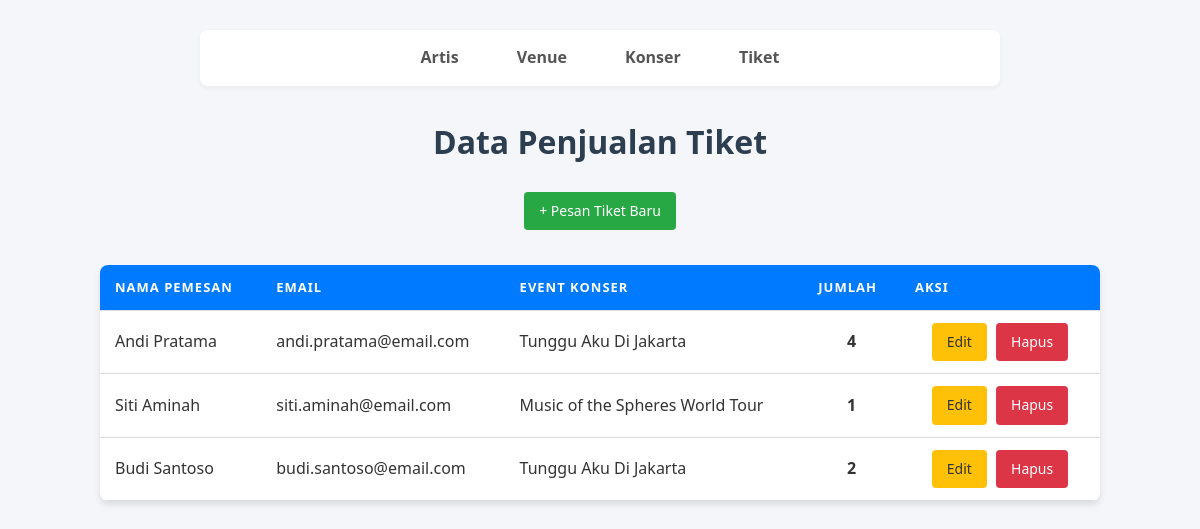
The page /index.php?page=tiket on the database its author committed.
### tables this page shows
CREATE TABLE tiket (
    id_tiket INT AUTO_INCREMENT PRIMARY KEY,
    nama_pemesan VARCHAR(100) NOT NULL,
    email VARCHAR(100) NOT NULL,
    jumlah_tiket INT NOT NULL,
    id_konser INT,
    FOREIGN KEY (id_konser) REFERENCES konser(id_konser) ON DELETE CASCADE
);

CREATE TABLE konser (
    id_konser INT AUTO_INCREMENT PRIMARY KEY,
    nama_event VARCHAR(100) NOT NULL,
    tanggal DATE NOT NULL,
    harga_tiket DECIMAL(10,2) NOT NULL,
    id_artis INT,
    id_venue INT,
    FOREIGN KEY (id_artis) REFERENCES artis(id_artis) ON DELETE CASCADE,
    FOREIGN KEY (id_venue) REFERENCES venue(id_venue) ON DELETE CASCADE
);

### viewmodels/TiketViewModel.php (called while the page is built, shortened)
<?php
require_once 'models/Tiket.php';
require_once 'config/Database.php';
class TiketViewModel {
    private $model;
    public function __construct() {
        $database = new Database();
        $this->db = $database->getConnection();
        $this->model = new Tiket($this->db);
    }
    public function showAllTiket() {
        $stmt = $this->model->read();
        return $stmt->fetchAll(PDO::FETCH_ASSOC);
    }
}
?>

### config/Database.php (called while the page is built, shortened)
<?php
class Database {
    private $host = "localhost";
    private $db_name = "concert_db";
    private $username = "root";
    private $password = "";
    public function getConnection() {
        $this->conn = null;
        try {
            $this->conn = new PDO("mysql:host=" . $this->host . ";dbname=" . $this->db_name, $this->username, $this->password);
            $this->conn->exec("set names utf8");
        } catch(PDOException $exception) {
            echo "Connection error: " . $exception->getMessage();
        }
        return $this->conn;
    }
}
?>

### models/Tiket.php (called while the page is built, shortened)
<?php
class Tiket {
    private $conn;
    private $table_name = "tiket";
    public function __construct($db) { $this->conn = $db; }
    public function read() {
        $query = "SELECT t.*, k.nama_event
                  FROM " . $this->table_name . " t
                  JOIN konser k ON t.id_konser = k.id_konser
                  ORDER BY t.id_tiket DESC";
        $stmt = $this->conn->prepare($query);
        $stmt->execute();
        return $stmt;
    }
}
?>

### views/tiket_list.php (the view, shortened to what this page needs)
<!DOCTYPE html>
<html>
<head>
    <link rel="stylesheet" href="css/style.css?v=4">
</head>
<body>
    <div class="nav">
        <a href="index.php?page=artis">Artis</a>
        <a href="index.php?page=venue">Venue</a>
        <a href="index.php?page=konser">Konser</a>
        <a href="index.php?page=tiket">Tiket</a>
    </div>
    <h1>Data Penjualan Tiket</h1>
    <div style="text-align:center; margin: 20px 0;">
        <a href="index.php?page=tiket&action=add" class="btn btn-add">
            + Pesan Tiket Baru
        </a>
    </div>
    <table>
        <thead>
            <tr>
                <th>Nama Pemesan</th>
                <th>Email</th>
                <th>Event Konser</th>
                <th>Jumlah</th>
                <th width="200">Aksi</th>
            </tr>
        </thead>
        <tbody>
            <?php foreach ($tiket_data as $row): ?>
            <tr>
                <td><?= $row['nama_pemesan'] ?></td>
                <td><?= $row['email'] ?></td>
                <td><?= $row['nama_event'] ?></td>
                <td style="text-align:center; font-weight:bold;"><?= $row['jumlah_tiket'] ?></td>
                <td style="text-align:center; white-space: nowrap;">
                    <a href="index.php?page=tiket&action=edit&id=<?= $row['id_tiket'] ?>" class="btn btn-edit">Edit</a>
                    <a href="index.php?page=tiket&action=delete&id=<?= $row['id_tiket'] ?>" class="btn btn-delete" onclick="return confirm('Batalkan pesanan ini?')">Hapus</a>
                </td>
            </tr>
            <?php endforeach; ?>
        </tbody>
    </table>
</body>
</html>

### css/style.css (style rules this page uses)
* { margin: 0; padding: 0; box-sizing: border-box; }
body { font-family: 'Segoe UI', Tahoma, Geneva, Verdana, sans-serif; background-color: #f4f6f9; color: #333; padding: 30px; line-height: 1.6; }
h1, h2 { text-align: center; color: #2c3e50; margin-bottom: 25px; }
.nav { background-color: #ffffff; padding: 15px; border-radius: 8px; box-shadow: 0 2px 5px rgba(0,0,0,0.05); text-align: center; margin-bottom: 30px; max-width: 800px; margin-left: auto; margin-right: auto; }
.nav a { text-decoration: none; color: #555; font-weight: 600; margin: 0 15px; padding: 8px 12px; transition: 0.3s; border-radius: 4px; }
.btn { display: inline-block; padding: 8px 15px; text-decoration: none; color: white; border-radius: 4px; font-size: 14px; border: none; cursor: pointer; transition: 0.2s; }
.btn-add { background-color: #28a745; margin-bottom: 15px; }
.btn-edit { background-color: #ffc107; color: #333; margin-right: 5px; }
.btn-delete { background-color: #dc3545; }
table { width: 100%; max-width: 1000px; margin: 0 auto; background-color: #ffffff; border-collapse: collapse; box-shadow: 0 4px 6px rgba(0,0,0,0.1); border-radius: 8px; overflow: hidden; }
thead { background-color: #007bff; color: white; }
th, td { padding: 12px 15px; text-align: left; border-bottom: 1px solid #ddd; }
th { text-transform: uppercase; font-size: 13px; letter-spacing: 1px; }
a { color: #007bff; text-decoration: none; }

### rows shown on the page
tiket: nama_pemesan "Andi Pratama", email "andi.pratama@email.com", id_konser.nama_event "Tunggu Aku Di Jakarta", jumlah_tiket "4"
tiket: nama_pemesan "Siti Aminah", email "siti.aminah@email.com", id_konser.nama_event "Music of the Spheres World Tour", jumlah_tiket "1"
tiket: nama_pemesan "Budi Santoso", email "budi.santoso@email.com", id_konser.nama_event "Tunggu Aku Di Jakarta", jumlah_tiket "2"
